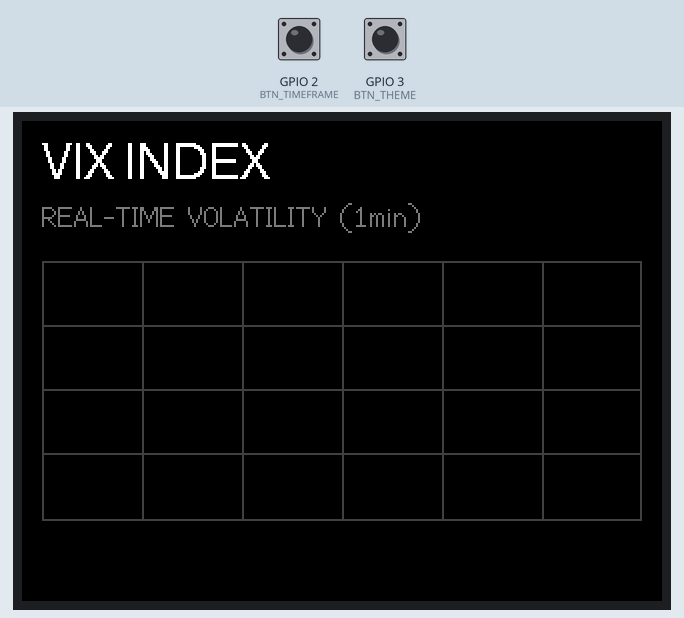
Recording of a sketch running on a simulated ESP32. Parts: 320×240 colour display. Inputs (shaded band) come from the test bench; at power-on: GPIO 3 (BTN_THEME) HIGH, GPIO 2 (BTN_TIMEFRAME) HIGH. WiFi joins after 1.5 s; servers stay silent unless stated; uploads are accepted with an empty reply; what the sketch prints to the serial monitor is not drawn.

Above: at 3.2 s.
3.3 s: GPIO 3 (BTN_THEME) pulled LOW for 1 s
At 4.7 s:
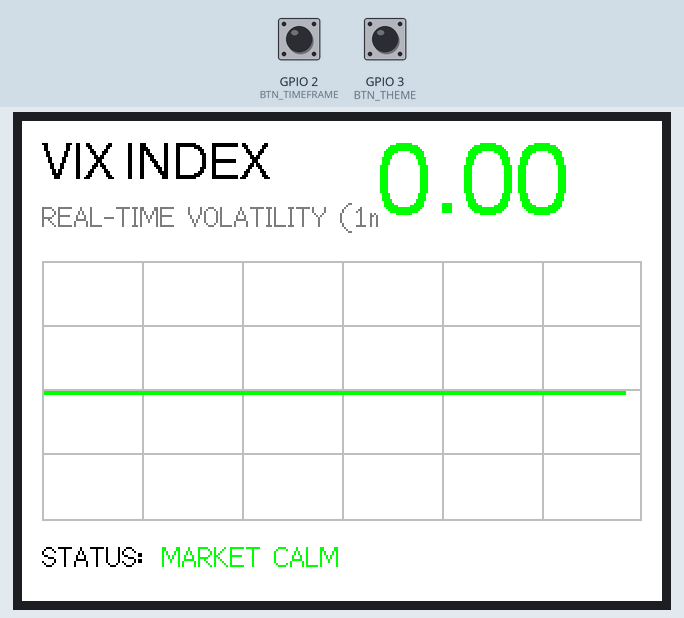
5.8 s: GPIO 2 (BTN_TIMEFRAME) pulled LOW for 3.2 s
At 10.2 s:
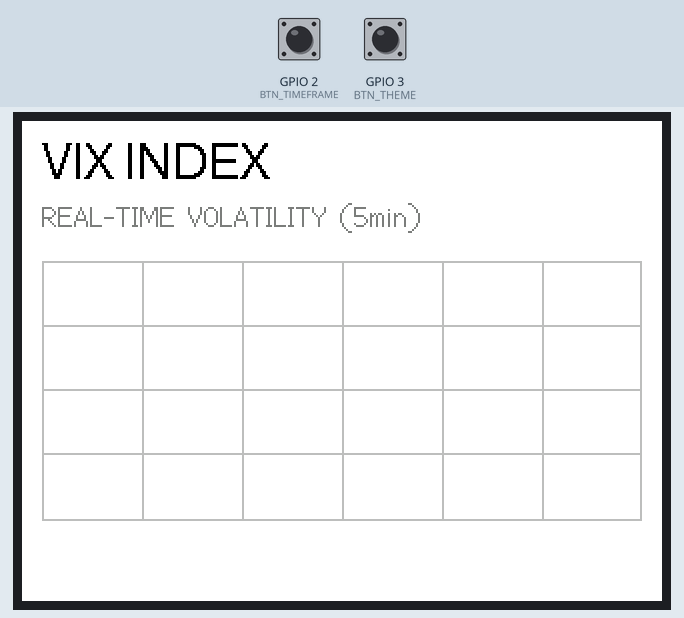
10.5 s: GPIO 3 (BTN_THEME) pulled LOW for 0.15 s
At 12.0 s:
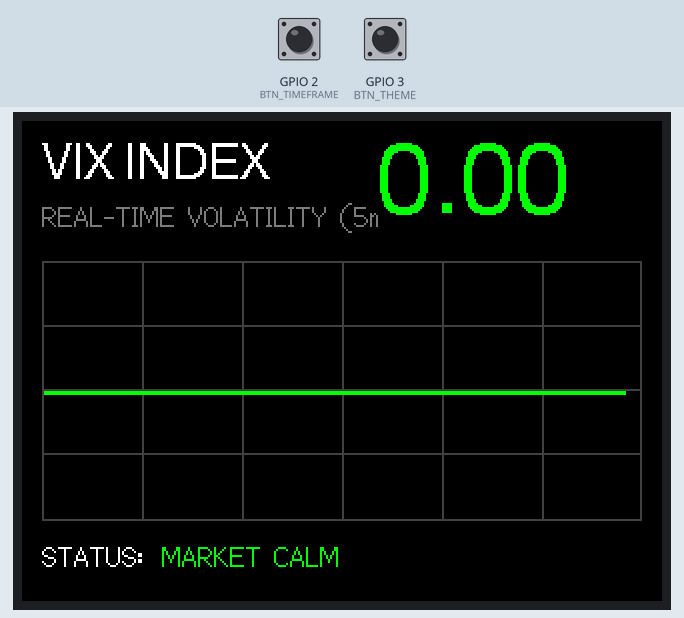
12.3 s: GPIO 2 (BTN_TIMEFRAME) pulled LOW for 3.2 s
At 16.5 s:
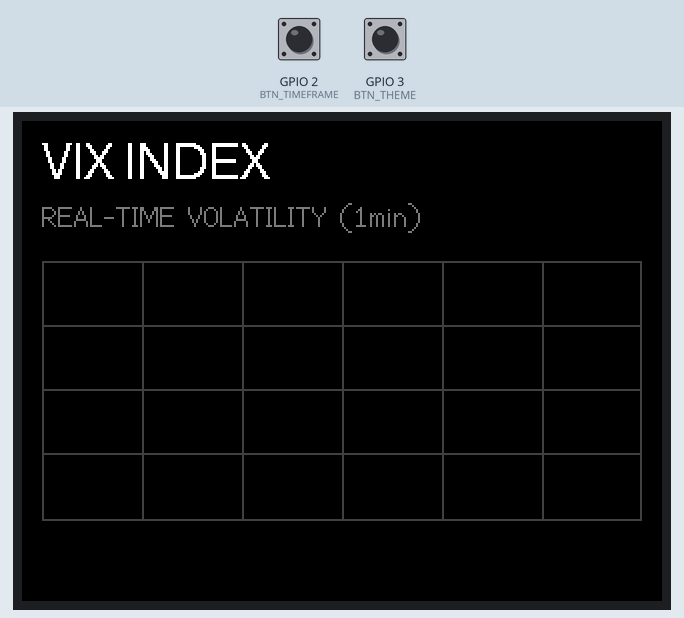
17.0 s: GPIO 3 (BTN_THEME) pulled LOW for 3.2 s
At 21.2 s:
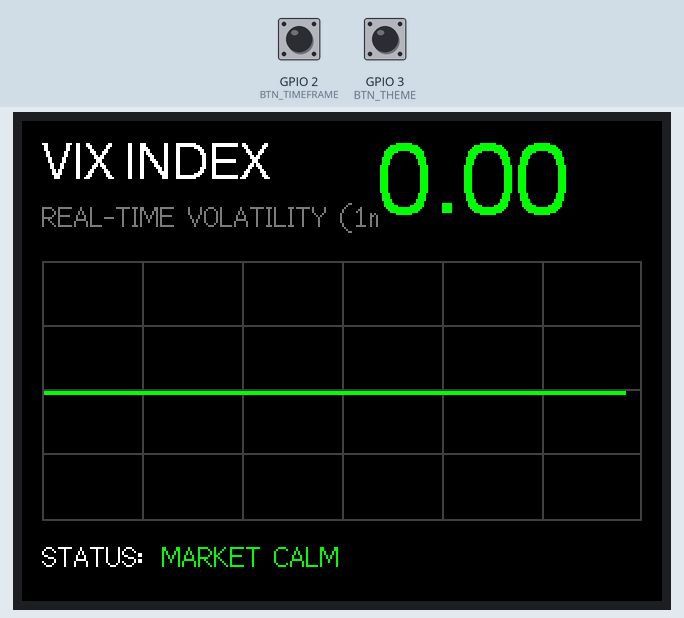
21.7 s: GPIO 2 (BTN_TIMEFRAME) pulled LOW for 0.15 s
At 23.3 s:
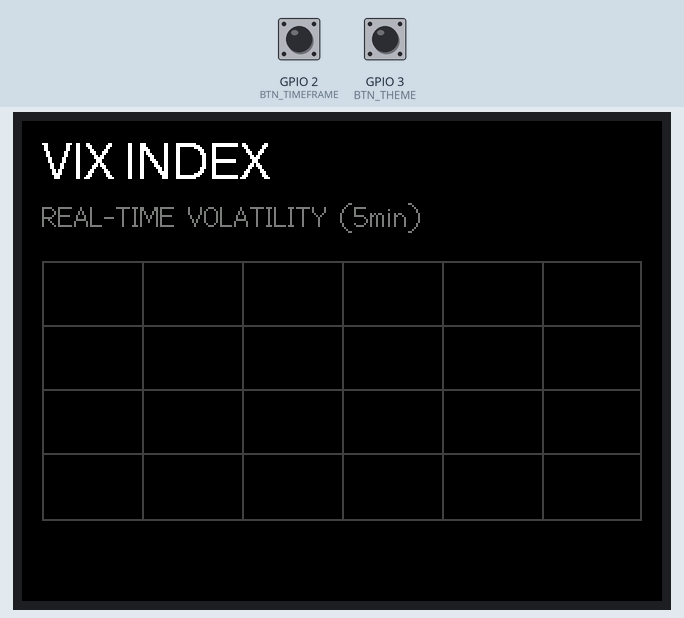
Timing chart, 0 to 24.4 s (numbered marks = the images above; inputs shaded):
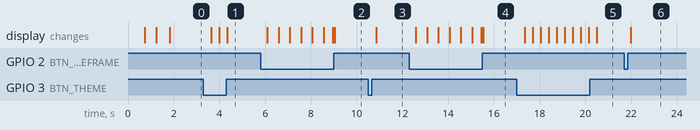

Measured:
- after the input at 3.3 s, the display: changes after 0.35 s (image 1)
- after the input at 5.8 s, the display: changes after 0.29 s (image 2)
- after the input at 10.5 s, the display: changes after 0.35 s (image 3)
- after the input at 12.3 s, the display: changes after 0.29 s (image 4)
- after the input at 17.0 s, the display: first changes after 0.35 s (image 5 shows a later state)
- after the input at 21.7 s, the display: changes after 0.29 s (image 6)

The sketch:

firmware_vixterminal.ino
```cpp
#include <WiFi.h>
#include <HTTPClient.h>
#include <ArduinoJson.h>
#include <TFT_eSPI.h>
#include <SPI.h>

//Configuration
const char* ssid = "WIFI_SSID";
const char* password = "WIFI_PASSWORD";
const char* apiKey = "API_KEY";

//Pins
#define BTN_TIMEFRAME 2
#define BTN_THEME 3

//Globals
TFT_eSPI tft = TFT_eSPI();
const int numPoints = 30; //Number of data points for the graph
float vixData[numPoints];
float currentVix = 0.0;
unsigned long lastUpdate = 0;
const unsigned long updateInterval = 60000; //Fetch every 60 seconds

//State Variables
bool isDarkMode = true;
String timeframe = "1min";

//Colors
#define DARK_BG    TFT_BLACK
#define DARK_TEXT  TFT_WHITE
#define DARK_GRID  0x4208
#define LIGHT_BG   TFT_WHITE
#define LIGHT_TEXT TFT_BLACK
#define LIGHT_GRID 0xBDF7
#define VIX_CALM   TFT_GREEN
#define VIX_WARN   TFT_YELLOW
#define VIX_PANIC  TFT_RED

void setup() {
  Serial.begin(115200);

  //Initialize Buttons
  pinMode(BTN_TIMEFRAME, INPUT_PULLUP);
  pinMode(BTN_THEME, INPUT_PULLUP);

  //Initialize Screen
  tft.init();
  tft.setRotation(1);
  tft.fillScreen(DARK_BG);

  //Draw Boot Screen
  tft.setTextColor(TFT_WHITE);
  tft.setCursor(50, 100, 4);
  tft.print("Booting VIX Terminal...");

  //Connect to WiFi
  WiFi.begin(ssid, password);
  tft.setCursor(50, 130, 2);
  tft.print("Connecting to WiFi");
  while (WiFi.status() != WL_CONNECTED) {
    delay(500);
    tft.print(".");
    Serial.print(".");
  }

  //Initial Fetch & Draw
  tft.fillScreen(isDarkMode ? DARK_BG : LIGHT_BG);
  drawStaticUI();
  fetchVIXData();
}

void loop() {
  //1. Handle Timeframe Button (Pin 2)
  if (digitalRead(BTN_TIMEFRAME) == LOW) {
    delay(200);
    timeframe = (timeframe == "1min") ? "5min" : "1min";
    tft.fillScreen(isDarkMode ? DARK_BG : LIGHT_BG);
    drawStaticUI();
    fetchVIXData();
  }

  //2. Handle Theme Button (Pin 3)
  if (digitalRead(BTN_THEME) == LOW) {
    delay(200);
    isDarkMode = !isDarkMode;
    tft.fillScreen(isDarkMode ? DARK_BG : LIGHT_BG);
    drawStaticUI();
    drawGraph();
    updateStatusText();
  }

  //3. Auto-update data every 60 seconds
  if (millis() - lastUpdate >= updateInterval) {
    fetchVIXData();
    lastUpdate = millis();
  }
}

//Fetch Data from API
void fetchVIXData() {
  if (WiFi.status() == WL_CONNECTED) {
    HTTPClient http;
    //Alpha Vantage URL
    String url = "https://www.alphavantage.co/query?function=TIME_SERIES_INTRADAY&symbol=VIX&interval=5min&apikey=" + String(apiKey);

    http.begin(url);
    int httpCode = http.GET();

    if (httpCode == HTTP_CODE_OK) {
      String payload = http.getString();

      DynamicJsonDocument doc(8192);
      DeserializationError error = deserializeJson(doc, payload);

      if (!error) {
        JsonObject timeSeries = doc["Time Series (5min)"];
        int index = numPoints - 1;

        int count = 0;
        for (JsonPair kv : timeSeries) {
          if (count < numPoints) {
            vixData[index] = kv.value()["4. close"].as<float>();
            if (count == 0) currentVix = vixData[index];
            index--;
            count++;
          }
        }

        drawGraph();
        updateStatusText();
      }
    }
    http.end();
  }
}

//Draw the UI
void drawStaticUI() {
  uint16_t bg = isDarkMode ? DARK_BG : LIGHT_BG;
  uint16_t text = isDarkMode ? DARK_TEXT : LIGHT_TEXT;
  uint16_t grid = isDarkMode ? DARK_GRID : LIGHT_GRID;

  //Header
  tft.setTextColor(text, bg);
  tft.drawString("VIX INDEX", 10, 10, 4);

  tft.setTextColor(TFT_DARKGREY, bg);
  tft.drawString("REAL-TIME VOLATILITY (" + timeframe + ")", 10, 40, 2);

  //Graph Border
  tft.drawRect(10, 70, 300, 130, grid);

  //Graph Gridlines
  for (int i = 1; i < 4; i++) tft.drawFastHLine(10, 70 + (i * 32), 300, grid);
  for (int i = 1; i < 6; i++) tft.drawFastVLine(10 + (i * 50), 70, 130, grid);
}

//Render the Graph
void drawGraph() {
  uint16_t bg = isDarkMode ? DARK_BG : LIGHT_BG;
  uint16_t grid = isDarkMode ? DARK_GRID : LIGHT_GRID;

  //Clear the inside of the graph box to redraw
  tft.fillRect(11, 71, 298, 128, bg);

  //Redraw inside gridlines
  for (int i = 1; i < 4; i++) tft.drawFastHLine(11, 70 + (i * 32), 298, grid);
  for (int i = 1; i < 6; i++) tft.drawFastVLine(10 + (i * 50), 71, 128, grid);

  //Find Min and Max for auto-scaling
  float minVix = vixData[0];
  float maxVix = vixData[0];
  for (int i = 1; i < numPoints; i++) {
    if (vixData[i] < minVix) minVix = vixData[i];
    if (vixData[i] > maxVix) maxVix = vixData[i];
  }

  //Add 10% padding to top and bottom of graph scaling
  float padding = (maxVix - minVix) * 0.1;
  if (padding == 0) padding = 1.0;
  minVix -= padding;
  maxVix += padding;

  //Determine line color based on latest VIX level
  uint16_t lineColor = VIX_CALM;
  if (currentVix > 20) lineColor = VIX_WARN;
  if (currentVix >= 30) lineColor = VIX_PANIC;

  //Draw the lines connecting the data points
  int graphW = 298;
  int graphH = 128;
  int graphX = 11;
  int graphY = 199;

  for (int i = 0; i < numPoints - 1; i++) {
    int x1 = graphX + (i * (graphW / (numPoints - 1)));
    int x2 = graphX + ((i + 1) * (graphW / (numPoints - 1)));

    int y1 = graphY - ((vixData[i] - minVix) / (maxVix - minVix) * graphH);
    int y2 = graphY - ((vixData[i + 1] - minVix) / (maxVix - minVix) * graphH);

    tft.drawLine(x1, y1, x2, y2, lineColor);
    tft.drawLine(x1, y1+1, x2, y2+1, lineColor);
  }
}

//Update Text Labels
void updateStatusText() {
  uint16_t bg = isDarkMode ? DARK_BG : LIGHT_BG;

  //Print Big Current Price
  tft.setTextColor(currentVix >= 30 ? VIX_PANIC : (currentVix > 20 ? VIX_WARN : VIX_CALM), bg);
  tft.drawRightString(String(currentVix, 2) + "   ", 310, 10, 6);

  //Print Status at bottom
  tft.setTextColor(isDarkMode ? DARK_TEXT : LIGHT_TEXT, bg);
  tft.drawString("STATUS: ", 10, 210, 2);

  tft.fillRect(70, 210, 150, 20, bg);
  if (currentVix >= 30) {
    tft.setTextColor(VIX_PANIC, bg);
    tft.drawString("EXTREME FEAR", 70, 210, 2);
  } else if (currentVix > 20) {
    tft.setTextColor(VIX_WARN, bg);
    tft.drawString("ELEVATED RISK", 70, 210, 2);
  } else {
    tft.setTextColor(VIX_CALM, bg);
    tft.drawString("MARKET CALM", 70, 210, 2);
  }
}
```
